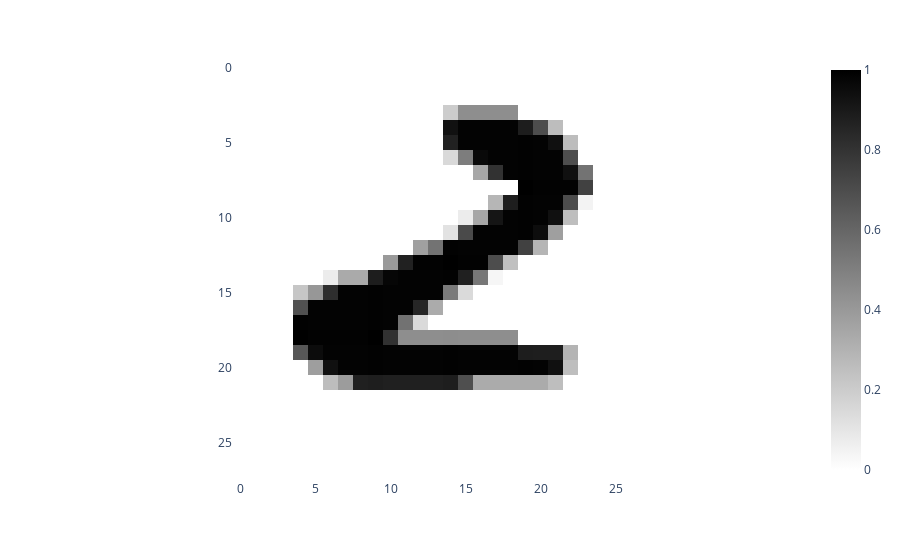

The cell this chart's notebook holds for it:
### Code cell
print(y[15000])

px.imshow(X[15000].reshape(28,28), color_continuous_scale=["white", "black"])

### Figure 1 — Plotly figure (JSON) as saved in the notebook; plotly's stock layout.template omitted (floating-point values rounded to 4 significant figures; data arrays with more than 128 entries replaced by an {"elided": "..."} marker saying what was removed)
{"data": [{"coloraxis": "coloraxis", "hovertemplate": "x: %{x}<br>y: %{y}<br>color: %{z}<extra></extra>", "name": "0", "type": "heatmap", "xaxis": "x", "yaxis": "y", "z": {"elided": "28x28 float values"}}], "layout": {"coloraxis": {"colorscale": [[0, "white"], [1, "black"]]}, "margin": {"t": 60}, "xaxis": {"anchor": "y", "constrain": "domain", "domain": [0, 1], "scaleanchor": "y"}, "yaxis": {"anchor": "x", "autorange": "reversed", "constrain": "domain", "domain": [0, 1]}}}
